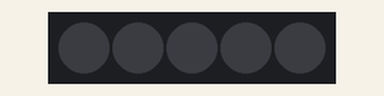
Recording of a program running on a simulated Raspberry Pi (BCM pin numbers). Shown: 5 RGB LEDs in strip order, left to right. Dim RGB values are drawn brighter than linear.

Above: at 0.1 s.
At 1.1 s:
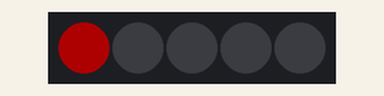
At 1.6 s:
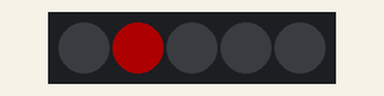
At 2.1 s:
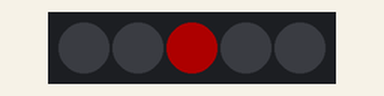
At 2.6 s:
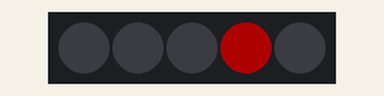
At 3.1 s:
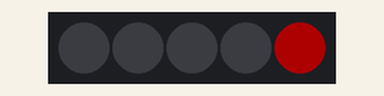
Timing chart, 0 to 40.0 s (numbered marks = the images above):
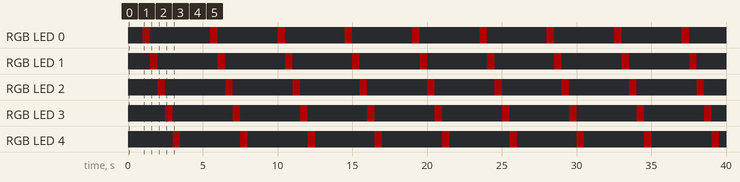

The program:

testled.py
```python
import board
import neopixel
import time

# Configuration des LEDs NeoPixel
# GPIO 15 correspond à board.D15 dans CircuitPython
pixel_pin = board.D18
num_pixels = 5
ORDER = neopixel.GRB  # L'ordre des couleurs peut être différent selon votre modèle de LED

# Initialisation des pixels
pixels = neopixel.NeoPixel(
    pixel_pin, num_pixels, brightness=0.2, auto_write=False, pixel_order=ORDER
)

# Couleurs
RED = (255, 0, 0)
OFF = (0, 0, 0)

def clear():
    """Éteindre toutes les LEDs"""
    pixels.fill(OFF)
    pixels.show()

# Allumer les LEDs une par une
def sequence():
    clear()
    time.sleep(1)

    # Allumer chaque LED l'une après l'autre
    for i in range(num_pixels):
        clear()  # Éteindre toutes les LEDs
        pixels[i] = RED  # Allumer la LED actuelle
        pixels.show()
        time.sleep(0.5)  # Pause de 0.5 seconde

    # Éteindre toutes les LEDs à la fin
    clear()

# Boucle principale
try:
    while True:
        sequence()
        time.sleep(1)  # Pause entre chaque séquence

except KeyboardInterrupt:
    clear()  # Éteindre les LEDs en quittant
    print("Programme arrêté")
```

Measured:
- by itself, RGB LED 0–4: alternates RGB(51, 0, 0) for 0.50 s and off for 4.0 s
- by itself, everything shown: repeats every 4.5 s, in 6 steps
- what the display in image 1 shows lasts 0.5 s, from 1.0 s to 1.5 s
